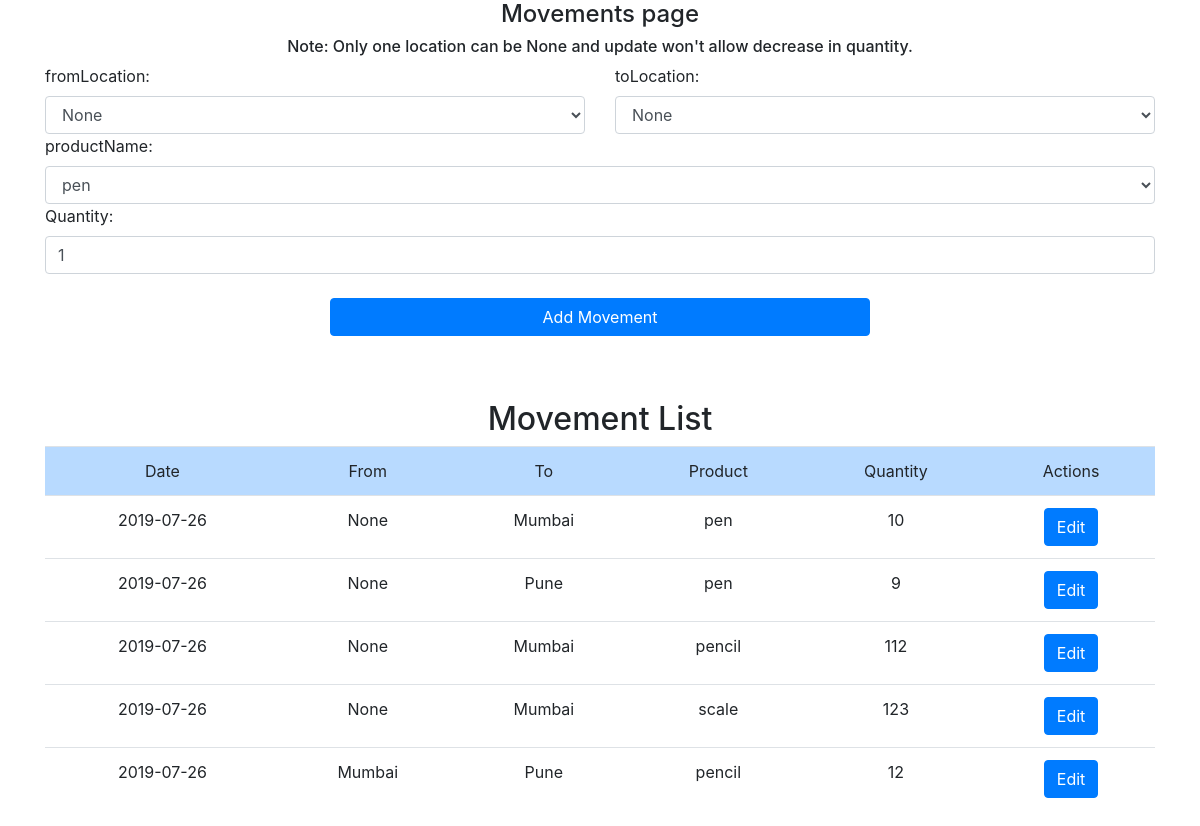
The page /movements on the database as committed earlier.
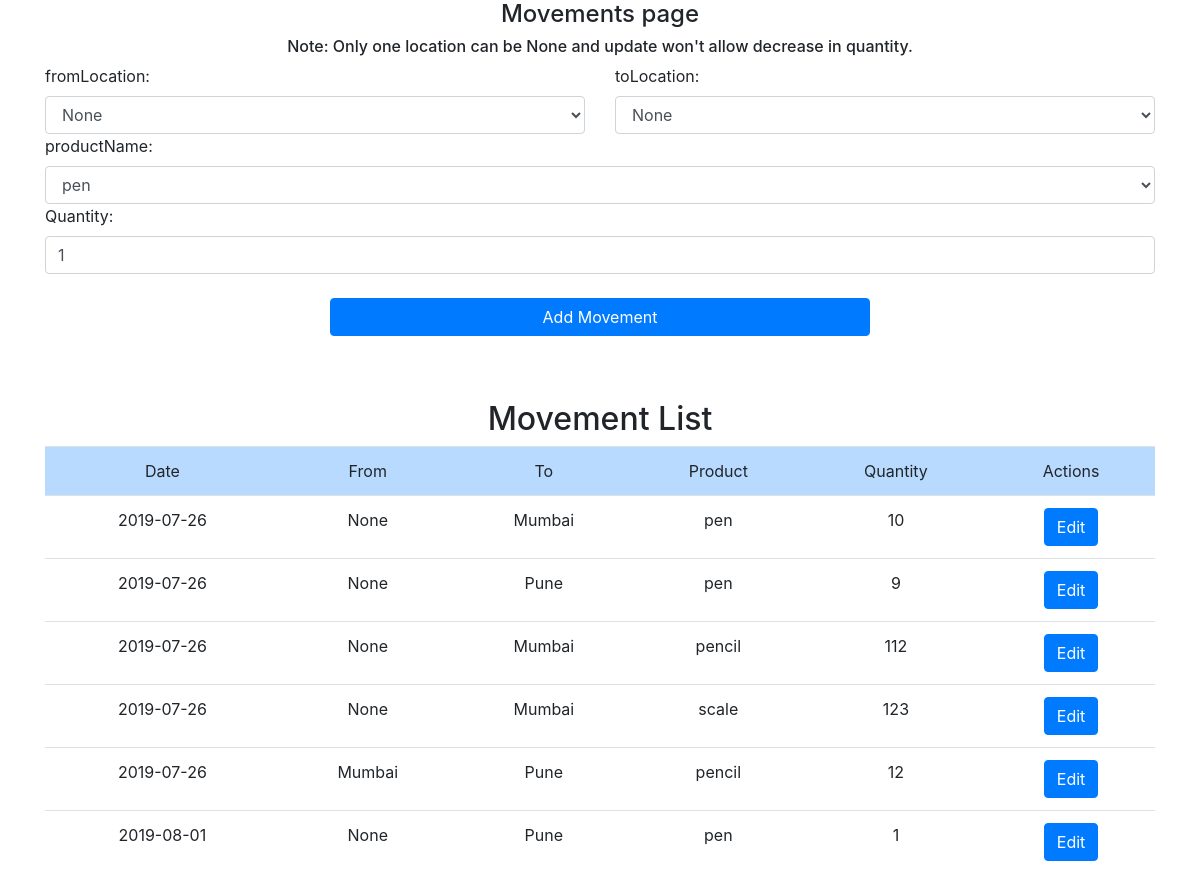
The same page on the database as committed later.
### dbModel.py (models this page shows, shortened)
class prodMovements(db.Model):
    movementID = db.Column(db.Integer, primary_key=True)
    timeStamp = db.Column(db.Date, default = datetime.datetime.now().date())
    qty = db.Column(db.Integer)
    fromLocationID = db.Column(db.Integer, db.ForeignKey('locations.id'))
    fromLocation = db.relationship('Locations', primaryjoin = fromLocationID == Locations.id)
    toLocationID = db.Column(db.Integer, db.ForeignKey('locations.id'))
    toLocation = db.relationship('Locations', primaryjoin = toLocationID == Locations.id)
    productID = db.Column(db.Integer, db.ForeignKey('products.id'))
    productName = db.relationship('Products', primaryjoin = productID == Products.id)

class Locations(db.Model):
    __tablename__ = 'locations'
    id = db.Column(db.Integer, primary_key=True)
    name = db.Column(db.String(80), unique=True, nullable=False)

class Products(db.Model):
    __tablename__ = 'products'
    id = db.Column(db.Integer, primary_key=True)
    name = db.Column(db.String(80),unique=True, nullable=False)

### app.py (the view, shortened to what this page needs)
@app.route('/movements' , methods=['GET','POST'])
def movements():
    locations = Locations.query.all()
    products = Products.query.all()
    prodMovementList = prodMovements.query.all()
    return render_template('movements.html', locations = locations, products = products, prodMovementList = prodMovementList)

### templates/movements.html (shortened to what this page needs)
{% extends 'layout.html' %}
{% block body %}
    <div class="container">
            <h4 class="text-center">Movements page</h4>
            <h6 class="text-center">Note: Only one location can be None and update won't allow decrease in quantity.</h6>
            <form method='POST' >
                <div class="form-group">
                    <div class="row">
                        <div class="col-md-6">
                        <label for="fromLocation">fromLocation:</label>
                        <select class="form-control" id="fromLocation" name="fromLocation">
                            <option value="None">None</option>
                        </select>
                        </div>
                        <div class="col-md-6">
                        <label for="toLocation">toLocation:</label>
                        <select class="form-control " name="toLocation" id="toLocation">
                            <option value="None">None</option>
                        </select>
                        </div>
                    </div>
                    <label for="productID">productName:</label>
                    <select class="form-control" name="productID" id="productID">
                        {% for prod in products%}
                        <option value="{{prod.id}}">{{prod.name}}</option>
                        {% endfor %}
                    </select>
                    <label for="quantity">Quantity:</label>
                    <input name='quantity' type="number" class="form-control" min="1" value="1" id="quantity">
                    <br>
                    <div class="container-fluid text-center">
                    <input type="submit" class="btn btn-primary col-md-6" value="Add Movement">
                    </div>
                </div>
            </form>
        </div>
        <br>
        <br>
        <h2 class="text-center">Movement List</h2>
        <div class="container text-center">
            <table class="table">
                <thead>
                    <tr class="table-primary">
                        <td>Date</td>
                        <td>From</td>
                        <td>To</td>
                        <td>Product</td>
                        <td>Quantity</td>
                        <td>Actions</td>
                    </tr>
                </thead>
                <tbody>
                    {% for movement in prodMovementList %}
                    <tr class="active">
                        <td>{{movement.timeStamp}}</td>
                        <td>{{movement.fromLocation.name if movement.fromLocation != None else movement.fromLocation}}</td>
                        <td>{{movement.toLocation.name if movement.toLocation != None else movement.toLocation}}</td>
                        <td>{{movement.productName.name}}</td>
                        <td>{{movement.qty}}</td>
                        <td><a href="updateData/{{2}}/update/{{movement.movementID}}" class="btn btn-primary">Edit</a></td>
                    </tr>
                    {% endfor %}
                </tbody>
            </table>
        </div>
{% endblock %}

Rows that differ between the two databases and show on the page:
added prodMovements: timeStamp "2019-08-01", fromLocation "None", toLocation "Pune", productName.name "pen", qty "1"
